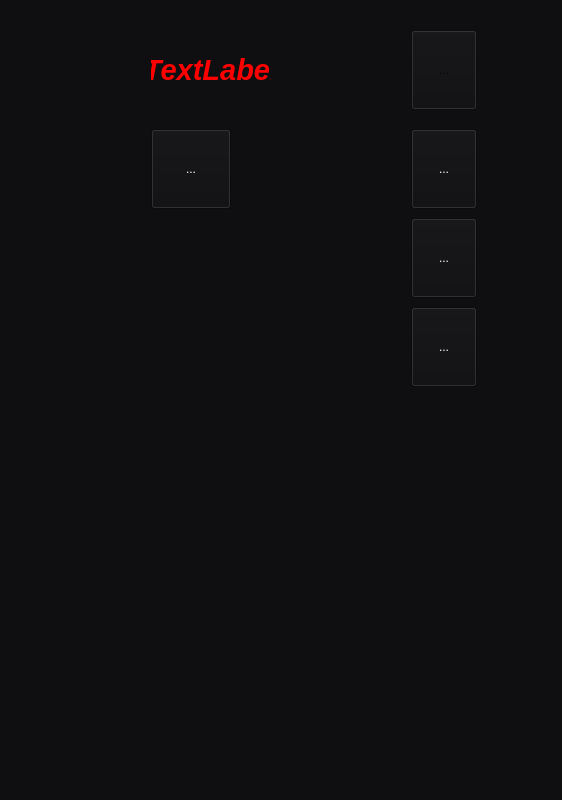
<?xml version="1.0" encoding="UTF-8"?>
<ui version="4.0">
 <class>ControlMenuMusic</class>
 <widget class="QWidget" name="ControlMenuMusic">
  <property name="geometry">
   <rect>
    <x>0</x>
    <y>0</y>
    <width>562</width>
    <height>800</height>
   </rect>
  </property>
  <property name="sizePolicy">
   <sizepolicy hsizetype="Expanding" vsizetype="Expanding">
    <horstretch>0</horstretch>
    <verstretch>0</verstretch>
   </sizepolicy>
  </property>
  <property name="palette">
   <palette>
    <active>
     <colorrole role="WindowText">
      <brush brushstyle="SolidPattern">
       <color alpha="255">
        <red>255</red>
        <green>255</green>
        <blue>255</blue>
       </color>
      </brush>
     </colorrole>
     <colorrole role="Button">
      <brush brushstyle="SolidPattern">
       <color alpha="255">
        <red>15</red>
        <green>15</green>
        <blue>17</blue>
       </color>
      </brush>
     </colorrole>
     <colorrole role="Light">
      <brush brushstyle="SolidPattern">
       <color alpha="255">
        <red>22</red>
        <green>22</green>
        <blue>25</blue>
       </color>
      </brush>
     </colorrole>
     <colorrole role="Midlight">
      <brush brushstyle="SolidPattern">
       <color alpha="255">
        <red>18</red>
        <green>18</green>
        <blue>21</blue>
       </color>
      </brush>
     </colorrole>
     <colorrole role="Dark">
      <brush brushstyle="SolidPattern">
       <color alpha="255">
        <red>7</red>
        <green>7</green>
        <blue>8</blue>
       </color>
      </brush>
     </colorrole>
     <colorrole role="Mid">
      <brush brushstyle="SolidPattern">
       <color alpha="255">
        <red>10</red>
        <green>10</green>
        <blue>11</blue>
       </color>
      </brush>
     </colorrole>
     <colorrole role="Text">
      <brush brushstyle="SolidPattern">
       <color alpha="255">
        <red>255</red>
        <green>255</green>
        <blue>255</blue>
       </color>
      </brush>
     </colorrole>
     <colorrole role="BrightText">
      <brush brushstyle="SolidPattern">
       <color alpha="255">
        <red>255</red>
        <green>255</green>
        <blue>255</blue>
       </color>
      </brush>
     </colorrole>
     <colorrole role="ButtonText">
      <brush brushstyle="SolidPattern">
       <color alpha="255">
        <red>255</red>
        <green>255</green>
        <blue>255</blue>
       </color>
      </brush>
     </colorrole>
     <colorrole role="Base">
      <brush brushstyle="SolidPattern">
       <color alpha="255">
        <red>0</red>
        <green>0</green>
        <blue>0</blue>
       </color>
      </brush>
     </colorrole>
     <colorrole role="Window">
      <brush brushstyle="SolidPattern">
       <color alpha="255">
        <red>15</red>
        <green>15</green>
        <blue>17</blue>
       </color>
      </brush>
     </colorrole>
     <colorrole role="Shadow">
      <brush brushstyle="SolidPattern">
       <color alpha="255">
        <red>0</red>
        <green>0</green>
        <blue>0</blue>
       </color>
      </brush>
     </colorrole>
     <colorrole role="AlternateBase">
      <brush brushstyle="SolidPattern">
       <color alpha="255">
        <red>7</red>
        <green>7</green>
        <blue>8</blue>
       </color>
      </brush>
     </colorrole>
     <colorrole role="ToolTipBase">
      <brush brushstyle="SolidPattern">
       <color alpha="255">
        <red>255</red>
        <green>255</green>
        <blue>220</blue>
       </color>
      </brush>
     </colorrole>
     <colorrole role="ToolTipText">
      <brush brushstyle="SolidPattern">
       <color alpha="255">
        <red>0</red>
        <green>0</green>
        <blue>0</blue>
       </color>
      </brush>
     </colorrole>
     <colorrole role="PlaceholderText">
      <brush brushstyle="SolidPattern">
       <color alpha="128">
        <red>255</red>
        <green>255</green>
        <blue>255</blue>
       </color>
      </brush>
     </colorrole>
    </active>
    <inactive>
     <colorrole role="WindowText">
      <brush brushstyle="SolidPattern">
       <color alpha="255">
        <red>255</red>
        <green>255</green>
        <blue>255</blue>
       </color>
      </brush>
     </colorrole>
     <colorrole role="Button">
      <brush brushstyle="SolidPattern">
       <color alpha="255">
        <red>15</red>
        <green>15</green>
        <blue>17</blue>
       </color>
      </brush>
     </colorrole>
     <colorrole role="Light">
      <brush brushstyle="SolidPattern">
       <color alpha="255">
        <red>22</red>
        <green>22</green>
        <blue>25</blue>
       </color>
      </brush>
     </colorrole>
     <colorrole role="Midlight">
      <brush brushstyle="SolidPattern">
       <color alpha="255">
        <red>18</red>
        <green>18</green>
        <blue>21</blue>
       </color>
      </brush>
     </colorrole>
     <colorrole role="Dark">
      <brush brushstyle="SolidPattern">
       <color alpha="255">
        <red>7</red>
        <green>7</green>
        <blue>8</blue>
       </color>
      </brush>
     </colorrole>
     <colorrole role="Mid">
      <brush brushstyle="SolidPattern">
       <color alpha="255">
        <red>10</red>
        <green>10</green>
        <blue>11</blue>
       </color>
      </brush>
     </colorrole>
     <colorrole role="Text">
      <brush brushstyle="SolidPattern">
       <color alpha="255">
        <red>255</red>
        <green>255</green>
        <blue>255</blue>
       </color>
      </brush>
     </colorrole>
     <colorrole role="BrightText">
      <brush brushstyle="SolidPattern">
       <color alpha="255">
        <red>255</red>
        <green>255</green>
        <blue>255</blue>
       </color>
      </brush>
     </colorrole>
     <colorrole role="ButtonText">
      <brush brushstyle="SolidPattern">
       <color alpha="255">
        <red>255</red>
        <green>255</green>
        <blue>255</blue>
       </color>
      </brush>
     </colorrole>
     <colorrole role="Base">
      <brush brushstyle="SolidPattern">
       <color alpha="255">
        <red>0</red>
        <green>0</green>
        <blue>0</blue>
       </color>
      </brush>
     </colorrole>
     <colorrole role="Window">
      <brush brushstyle="SolidPattern">
       <color alpha="255">
        <red>15</red>
        <green>15</green>
        <blue>17</blue>
       </color>
      </brush>
     </colorrole>
     <colorrole role="Shadow">
      <brush brushstyle="SolidPattern">
       <color alpha="255">
        <red>0</red>
        <green>0</green>
        <blue>0</blue>
       </color>
      </brush>
     </colorrole>
     <colorrole role="AlternateBase">
      <brush brushstyle="SolidPattern">
       <color alpha="255">
        <red>7</red>
        <green>7</green>
        <blue>8</blue>
       </color>
      </brush>
     </colorrole>
     <colorrole role="ToolTipBase">
      <brush brushstyle="SolidPattern">
       <color alpha="255">
        <red>255</red>
        <green>255</green>
        <blue>220</blue>
       </color>
      </brush>
     </colorrole>
     <colorrole role="ToolTipText">
      <brush brushstyle="SolidPattern">
       <color alpha="255">
        <red>0</red>
        <green>0</green>
        <blue>0</blue>
       </color>
      </brush>
     </colorrole>
     <colorrole role="PlaceholderText">
      <brush brushstyle="SolidPattern">
       <color alpha="128">
        <red>255</red>
        <green>255</green>
        <blue>255</blue>
       </color>
      </brush>
     </colorrole>
    </inactive>
    <disabled>
     <colorrole role="WindowText">
      <brush brushstyle="SolidPattern">
       <color alpha="255">
        <red>7</red>
        <green>7</green>
        <blue>8</blue>
       </color>
      </brush>
     </colorrole>
     <colorrole role="Button">
      <brush brushstyle="SolidPattern">
       <color alpha="255">
        <red>15</red>
        <green>15</green>
        <blue>17</blue>
       </color>
      </brush>
     </colorrole>
     <colorrole role="Light">
      <brush brushstyle="SolidPattern">
       <color alpha="255">
        <red>22</red>
        <green>22</green>
        <blue>25</blue>
       </color>
      </brush>
     </colorrole>
     <colorrole role="Midlight">
      <brush brushstyle="SolidPattern">
       <color alpha="255">
        <red>18</red>
        <green>18</green>
        <blue>21</blue>
       </color>
      </brush>
     </colorrole>
     <colorrole role="Dark">
      <brush brushstyle="SolidPattern">
       <color alpha="255">
        <red>7</red>
        <green>7</green>
        <blue>8</blue>
       </color>
      </brush>
     </colorrole>
     <colorrole role="Mid">
      <brush brushstyle="SolidPattern">
       <color alpha="255">
        <red>10</red>
        <green>10</green>
        <blue>11</blue>
       </color>
      </brush>
     </colorrole>
     <colorrole role="Text">
      <brush brushstyle="SolidPattern">
       <color alpha="255">
        <red>7</red>
        <green>7</green>
        <blue>8</blue>
       </color>
      </brush>
     </colorrole>
     <colorrole role="BrightText">
      <brush brushstyle="SolidPattern">
       <color alpha="255">
        <red>255</red>
        <green>255</green>
        <blue>255</blue>
       </color>
      </brush>
     </colorrole>
     <colorrole role="ButtonText">
      <brush brushstyle="SolidPattern">
       <color alpha="255">
        <red>7</red>
        <green>7</green>
        <blue>8</blue>
       </color>
      </brush>
     </colorrole>
     <colorrole role="Base">
      <brush brushstyle="SolidPattern">
       <color alpha="255">
        <red>15</red>
        <green>15</green>
        <blue>17</blue>
       </color>
      </brush>
     </colorrole>
     <colorrole role="Window">
      <brush brushstyle="SolidPattern">
       <color alpha="255">
        <red>15</red>
        <green>15</green>
        <blue>17</blue>
       </color>
      </brush>
     </colorrole>
     <colorrole role="Shadow">
      <brush brushstyle="SolidPattern">
       <color alpha="255">
        <red>0</red>
        <green>0</green>
        <blue>0</blue>
       </color>
      </brush>
     </colorrole>
     <colorrole role="AlternateBase">
      <brush brushstyle="SolidPattern">
       <color alpha="255">
        <red>15</red>
        <green>15</green>
        <blue>17</blue>
       </color>
      </brush>
     </colorrole>
     <colorrole role="ToolTipBase">
      <brush brushstyle="SolidPattern">
       <color alpha="255">
        <red>255</red>
        <green>255</green>
        <blue>220</blue>
       </color>
      </brush>
     </colorrole>
     <colorrole role="ToolTipText">
      <brush brushstyle="SolidPattern">
       <color alpha="255">
        <red>0</red>
        <green>0</green>
        <blue>0</blue>
       </color>
      </brush>
     </colorrole>
     <colorrole role="PlaceholderText">
      <brush brushstyle="SolidPattern">
       <color alpha="128">
        <red>255</red>
        <green>255</green>
        <blue>255</blue>
       </color>
      </brush>
     </colorrole>
    </disabled>
   </palette>
  </property>
  <property name="windowTitle">
   <string>Form</string>
  </property>
  <property name="styleSheet">
   <string notr="true"/>
  </property>
  <layout class="QHBoxLayout" name="horizontalLayout">
   <item>
    <widget class="QWidget" name="gridWidget" native="true">
     <property name="sizePolicy">
      <sizepolicy hsizetype="Expanding" vsizetype="Expanding">
       <horstretch>0</horstretch>
       <verstretch>0</verstretch>
      </sizepolicy>
     </property>
     <property name="minimumSize">
      <size>
       <width>0</width>
       <height>0</height>
      </size>
     </property>
     <layout class="QGridLayout" name="gridLayout">
      <property name="spacing">
       <number>9</number>
      </property>
      <item row="1" column="2">
       <widget class="QToolButton" name="Retour">
        <property name="sizePolicy">
         <sizepolicy hsizetype="Expanding" vsizetype="Expanding">
          <horstretch>0</horstretch>
          <verstretch>0</verstretch>
         </sizepolicy>
        </property>
        <property name="minimumSize">
         <size>
          <width>0</width>
          <height>0</height>
         </size>
        </property>
        <property name="maximumSize">
         <size>
          <width>80</width>
          <height>80</height>
         </size>
        </property>
        <property name="text">
         <string>...</string>
        </property>
        <property name="icon">
         <iconset resource="resource.qrc">
          <normaloff>:/Images/1-NavigateurWeb/arrow-left.svg</normaloff>:/Images/1-NavigateurWeb/arrow-left.svg</iconset>
        </property>
        <property name="iconSize">
         <size>
          <width>100</width>
          <height>100</height>
         </size>
        </property>
       </widget>
      </item>
      <item row="0" column="6">
       <widget class="QToolButton" name="Fermeture">
        <property name="enabled">
         <bool>false</bool>
        </property>
        <property name="sizePolicy">
         <sizepolicy hsizetype="Expanding" vsizetype="Expanding">
          <horstretch>0</horstretch>
          <verstretch>0</verstretch>
         </sizepolicy>
        </property>
        <property name="minimumSize">
         <size>
          <width>0</width>
          <height>0</height>
         </size>
        </property>
        <property name="maximumSize">
         <size>
          <width>80</width>
          <height>80</height>
         </size>
        </property>
        <property name="text">
         <string>...</string>
        </property>
        <property name="icon">
         <iconset resource="resource.qrc">
          <normaloff>:/Images/1-NavigateurWeb/close-alt.svg</normaloff>:/Images/1-NavigateurWeb/close-alt.svg</iconset>
        </property>
        <property name="iconSize">
         <size>
          <width>100</width>
          <height>100</height>
         </size>
        </property>
        <property name="checkable">
         <bool>false</bool>
        </property>
       </widget>
      </item>
      <item row="4" column="6">
       <widget class="QToolButton" name="Options">
        <property name="sizePolicy">
         <sizepolicy hsizetype="Expanding" vsizetype="Expanding">
          <horstretch>0</horstretch>
          <verstretch>0</verstretch>
         </sizepolicy>
        </property>
        <property name="minimumSize">
         <size>
          <width>0</width>
          <height>0</height>
         </size>
        </property>
        <property name="maximumSize">
         <size>
          <width>80</width>
          <height>80</height>
         </size>
        </property>
        <property name="text">
         <string>...</string>
        </property>
        <property name="icon">
         <iconset resource="resource.qrc">
          <normaloff>:/Images/2-Calculatrice/cogs.svg</normaloff>:/Images/2-Calculatrice/cogs.svg</iconset>
        </property>
        <property name="iconSize">
         <size>
          <width>100</width>
          <height>100</height>
         </size>
        </property>
       </widget>
      </item>
      <item row="1" column="3">
       <spacer name="horizontalSpacer_5">
        <property name="orientation">
         <enum>Qt::Horizontal</enum>
        </property>
        <property name="sizeHint" stdset="0">
         <size>
          <width>40</width>
          <height>20</height>
         </size>
        </property>
       </spacer>
      </item>
      <item row="0" column="2">
       <widget class="QLabel" name="Horlorge">
        <property name="sizePolicy">
         <sizepolicy hsizetype="Expanding" vsizetype="Expanding">
          <horstretch>0</horstretch>
          <verstretch>0</verstretch>
         </sizepolicy>
        </property>
        <property name="minimumSize">
         <size>
          <width>120</width>
          <height>0</height>
         </size>
        </property>
        <property name="maximumSize">
         <size>
          <width>0</width>
          <height>100</height>
         </size>
        </property>
        <property name="font">
         <font>
          <pointsize>22</pointsize>
          <weight>75</weight>
          <italic>true</italic>
          <bold>true</bold>
         </font>
        </property>
        <property name="styleSheet">
         <string notr="true">color: red;</string>
        </property>
        <property name="text">
         <string>TextLabel</string>
        </property>
        <property name="scaledContents">
         <bool>false</bool>
        </property>
        <property name="alignment">
         <set>Qt::AlignCenter</set>
        </property>
       </widget>
      </item>
      <item row="1" column="6">
       <widget class="QToolButton" name="Home">
        <property name="sizePolicy">
         <sizepolicy hsizetype="Expanding" vsizetype="Expanding">
          <horstretch>0</horstretch>
          <verstretch>0</verstretch>
         </sizepolicy>
        </property>
        <property name="minimumSize">
         <size>
          <width>0</width>
          <height>0</height>
         </size>
        </property>
        <property name="maximumSize">
         <size>
          <width>80</width>
          <height>80</height>
         </size>
        </property>
        <property name="text">
         <string>...</string>
        </property>
        <property name="icon">
         <iconset resource="resource.qrc">
          <normaloff>:/Images/1-NavigateurWeb/home.svg</normaloff>:/Images/1-NavigateurWeb/home.svg</iconset>
        </property>
        <property name="iconSize">
         <size>
          <width>100</width>
          <height>100</height>
         </size>
        </property>
       </widget>
      </item>
      <item row="0" column="11">
       <spacer name="horizontalSpacer_3">
        <property name="orientation">
         <enum>Qt::Horizontal</enum>
        </property>
        <property name="sizeHint" stdset="0">
         <size>
          <width>40</width>
          <height>20</height>
         </size>
        </property>
       </spacer>
      </item>
      <item row="10" column="6">
       <spacer name="verticalSpacer">
        <property name="orientation">
         <enum>Qt::Vertical</enum>
        </property>
        <property name="sizeHint" stdset="0">
         <size>
          <width>20</width>
          <height>40</height>
         </size>
        </property>
       </spacer>
      </item>
      <item row="0" column="0">
       <spacer name="horizontalSpacer">
        <property name="orientation">
         <enum>Qt::Horizontal</enum>
        </property>
        <property name="sizeHint" stdset="0">
         <size>
          <width>40</width>
          <height>20</height>
         </size>
        </property>
       </spacer>
      </item>
      <item row="0" column="4">
       <spacer name="horizontalSpacer_2">
        <property name="orientation">
         <enum>Qt::Horizontal</enum>
        </property>
        <property name="sizeHint" stdset="0">
         <size>
          <width>40</width>
          <height>20</height>
         </size>
        </property>
       </spacer>
      </item>
      <item row="9" column="6">
       <spacer name="verticalSpacer_2">
        <property name="orientation">
         <enum>Qt::Vertical</enum>
        </property>
        <property name="sizeHint" stdset="0">
         <size>
          <width>20</width>
          <height>160</height>
         </size>
        </property>
       </spacer>
      </item>
      <item row="1" column="1">
       <spacer name="horizontalSpacer_4">
        <property name="orientation">
         <enum>Qt::Horizontal</enum>
        </property>
        <property name="sizeHint" stdset="0">
         <size>
          <width>40</width>
          <height>20</height>
         </size>
        </property>
       </spacer>
      </item>
      <item row="3" column="6">
       <widget class="QToolButton" name="Home_App">
        <property name="sizePolicy">
         <sizepolicy hsizetype="Expanding" vsizetype="Expanding">
          <horstretch>0</horstretch>
          <verstretch>0</verstretch>
         </sizepolicy>
        </property>
        <property name="minimumSize">
         <size>
          <width>0</width>
          <height>0</height>
         </size>
        </property>
        <property name="maximumSize">
         <size>
          <width>80</width>
          <height>80</height>
         </size>
        </property>
        <property name="text">
         <string>...</string>
        </property>
        <property name="icon">
         <iconset resource="resource.qrc">
          <normaloff>:/Images/0-Categorie/music.svg</normaloff>:/Images/0-Categorie/music.svg</iconset>
        </property>
        <property name="iconSize">
         <size>
          <width>100</width>
          <height>100</height>
         </size>
        </property>
       </widget>
      </item>
     </layout>
    </widget>
   </item>
  </layout>
 </widget>
 <resources>
  <include location="resource.qrc"/>
 </resources>
 <connections/>
</ui>
